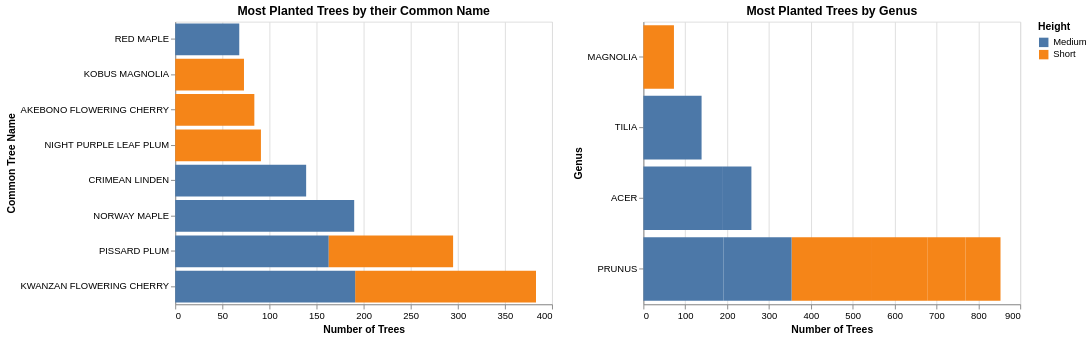

Notebook source saved alongside this figure:
### Markdown cell above
To answer this question, a horizontal, side-by-side bar chart is going to be used.  Bar charts are best suited to visualize this data as the results are contained in a single value per group.  As the common names of trees can be long, the bar chart will be horizontal to make the chart easier to read.  Also, only the top 10 trees will be used.

### Code cell
# Group by common_name and genus_name (curb just has to be another column in the dataframe).

common_name_genus_df = create_dataframe_group_by_columns_and_agg(van_trees_df, ['common_name', 'genus_name', 'height_group'], 'curb', 'count')
sorted_common_name_genus_df = common_name_genus_df.sort_values(by='curb', ascending=False)

# Create the chart.

common_name_bar_chart = alt.Chart(sorted_common_name_genus_df.head(10)).mark_bar().encode(
    alt.Y('common_name', title='Common Tree Name', sort='x'),
    alt.X('curb', title='Number of Trees'),
    alt.Color('height_group', title='Height')
).properties(width=400, height=300, title='Most Planted Trees by their Common Name')

# Create the Genus bar chart using the same data as the Common Name bar chart.

common_name_genus_bar_chart = common_name_bar_chart | common_name_bar_chart.encode(alt.Y('genus_name', title='Genus', sort='x')).properties(title='Most Planted Trees by Genus')

common_name_genus_bar_chart

### Figure 1 — Vega-Lite specification as saved in the notebook (floating-point values rounded to 4 significant figures)
{"config": {"view": {"continuousWidth": 400, "continuousHeight": 300}}, "hconcat": [{"mark": "bar", "encoding": {"color": {"type": "nominal", "field": "height_group", "title": "Height"}, "x": {"type": "quantitative", "field": "curb", "title": "Number of Trees"}, "y": {"type": "nominal", "field": "common_name", "sort": "x", "title": "Common Tree Name"}}, "height": 300, "title": "Most Planted Trees by their Common Name", "width": 400}, {"mark": "bar", "encoding": {"color": {"type": "nominal", "field": "height_group", "title": "Height"}, "x": {"type": "quantitative", "field": "curb", "title": "Number of Trees"}, "y": {"type": "nominal", "field": "genus_name", "sort": "x", "title": "Genus"}}, "height": 300, "title": "Most Planted Trees by Genus", "width": 400}], "data": {"name": "data-7ee311ac0cd2d54d8f5de8a63dba15da"}, "$schema": "https://vega.github.io/schema/vega-lite/v4.8.1.json", "datasets": {"data-7ee311ac0cd2d54d8f5de8a63dba15da": [{"common_name": "KWANZAN FLOWERING CHERRY", "genus_name": "PRUNUS", "height_group": "Short", "curb": 192}, {"common_name": "KWANZAN FLOWERING CHERRY", "genus_name": "PRUNUS", "height_group": "Medium", "curb": 191}, {"common_name": "NORWAY MAPLE", "genus_name": "ACER", "height_group": "Medium", "curb": 190}, {"common_name": "PISSARD PLUM", "genus_name": "PRUNUS", "height_group": "Medium", "curb": 163}, {"common_name": "CRIMEAN LINDEN", "genus_name": "TILIA", "height_group": "Medium", "curb": 139}, {"common_name": "PISSARD PLUM", "genus_name": "PRUNUS", "height_group": "Short", "curb": 132}, {"common_name": "NIGHT PURPLE LEAF PLUM", "genus_name": "PRUNUS", "height_group": "Short", "curb": 91}, {"common_name": "AKEBONO FLOWERING CHERRY", "genus_name": "PRUNUS", "height_group": "Short", "curb": 84}, {"common_name": "KOBUS MAGNOLIA", "genus_name": "MAGNOLIA", "height_group": "Short", "curb": 73}, {"common_name": "RED MAPLE", "genus_name": "ACER", "height_group": "Medium", "curb": 68}]}}
